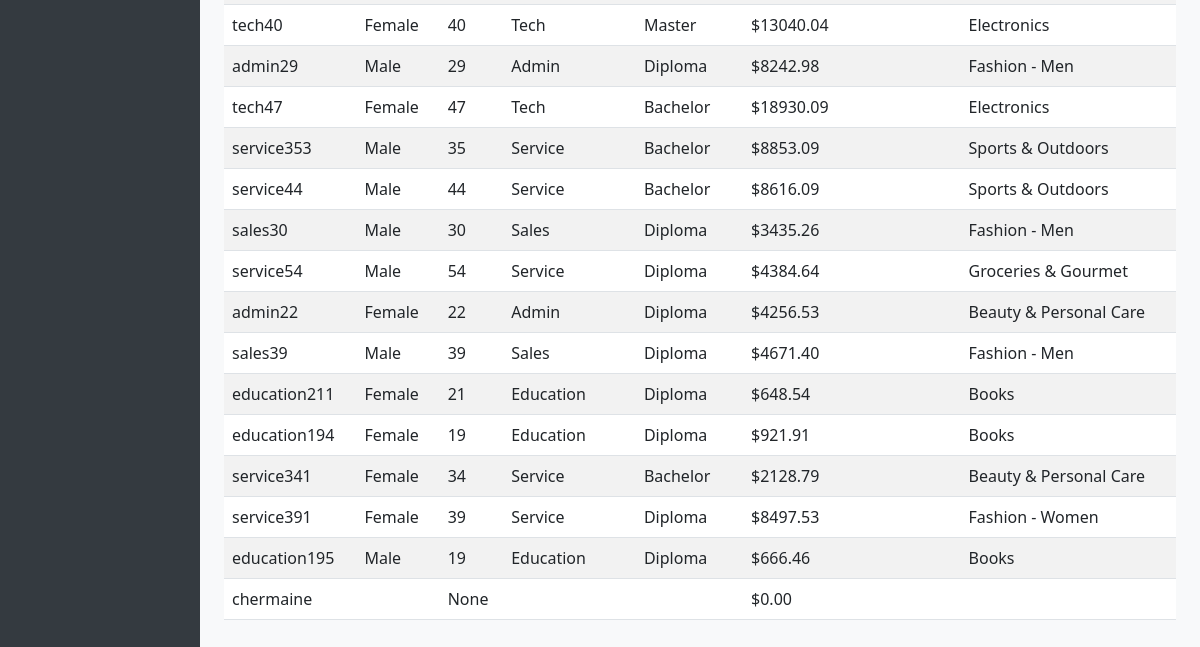
The app's page /adminpanel/customer/ (signed in, lower part), older data.
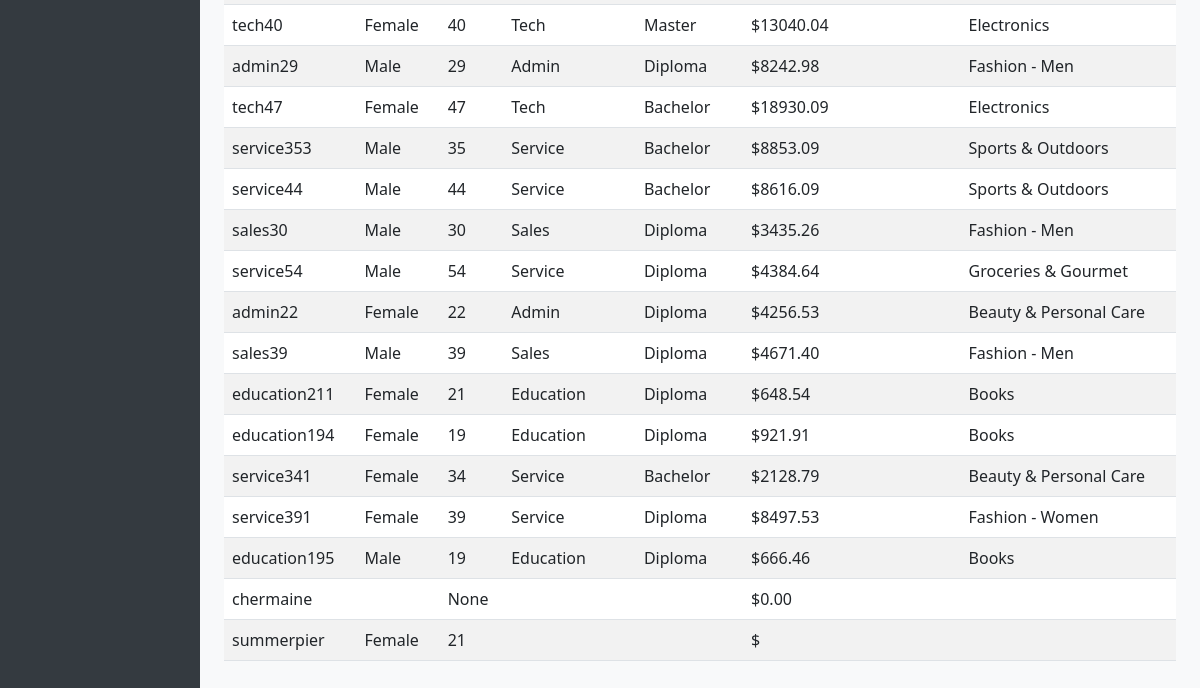
The same page, newer data.
### storefront/models.py (models this page shows, shortened)
class Customer(AbstractUser):
    username = models.CharField(
        max_length=150,
        unique=True,
        help_text='Required. 150 characters or fewer. Any characters allowed.',
        validators=[],  # No validators - allow any characters
        error_messages={
            'unique': "A user with that username already exists.",
        },
    )
    age = models.IntegerField(null=True, blank=True)
    gender = models.CharField(max_length=20, blank=True)
    employment_status = models.CharField(max_length=50, blank=True)
    occupation = models.CharField(max_length=100, blank=True)
    education = models.CharField(max_length=100, blank=True)
    household_size = models.IntegerField(null=True, blank=True)
    has_children = models.BooleanField(default=False)
    monthly_income_sgd = models.DecimalField(max_digits=10, decimal_places=2, null=True, blank=True, default=None)
    preferred_category = models.ForeignKey(Category, on_delete=models.SET_NULL, null=True, blank=True)

class Category(models.Model):
    name = models.CharField(max_length=100)
    description = models.TextField(blank=True)

### adminpanel/views.py (the view)
# urls.py: path('customer/', views.customer_list, name='customer_list'),
@staff_member_required
def customer_list(request):
    customers = Customer.objects.all()
    return render(request, "adminpanel/customer_list.html", {'customers': customers})

### storefront/views.py (called while the page is built)
def cart_count(request):
    cart = request.session.get('cart', {})
    total_items = sum(int(qty) for qty in cart.values())
    return {
        'cart_count': total_items
    }

### adminpanel/templates/adminpanel/customer_list.html (shortened to what this page needs)
{% extends "adminpanel/base.html" %}
{% block content %}
<table class="table table-striped table-hover">
  <tbody>
    {% for c in customers %}
    <tr>
      <td>{{ c.username }}</td>
      <td>{{ c.gender }}</td>
      <td>{{ c.age }}</td>
      <td>{{ c.occupation }}</td>
      <td>{{ c.education }}</td>
      <td>${{ c.monthly_income_sgd|floatformat:2 }}</td>
      <td>{{ c.preferred_category.name }}</td>
    </tr>
    {% empty %}
    <tr><td colspan="7" class="text-center">No customers found.</td></tr>
    {% endfor %}
  </tbody>
</table>
{% endblock %}

### adminpanel/templates/adminpanel/base.html (shortened to what this page needs)
<!DOCTYPE html>
<html lang="en">
<head>
  <link href="https://cdn.jsdelivr.net/npm/bootstrap@5.3.0/dist/css/bootstrap.min.css" rel="stylesheet">
</head>
<body>
<div class="container-fluid">
  <div class="row">
    <div class="col-md-2 sidebar">
    </div>
    <div class="col-md-10 p-4">
      {% block content %}{% endblock %}
    </div>
  </div>
</div>
</body>
</html>

### adminpanel/templates/adminpanel/base.html (style rules this page uses)
body { background-color: #f8f9fa; }
.sidebar { min-height: 100vh; background: #343a40; color: white; }

Row changes from the older to the newer data that the page shows:
added Customer: username "summerpier", gender "Female", age "21"
